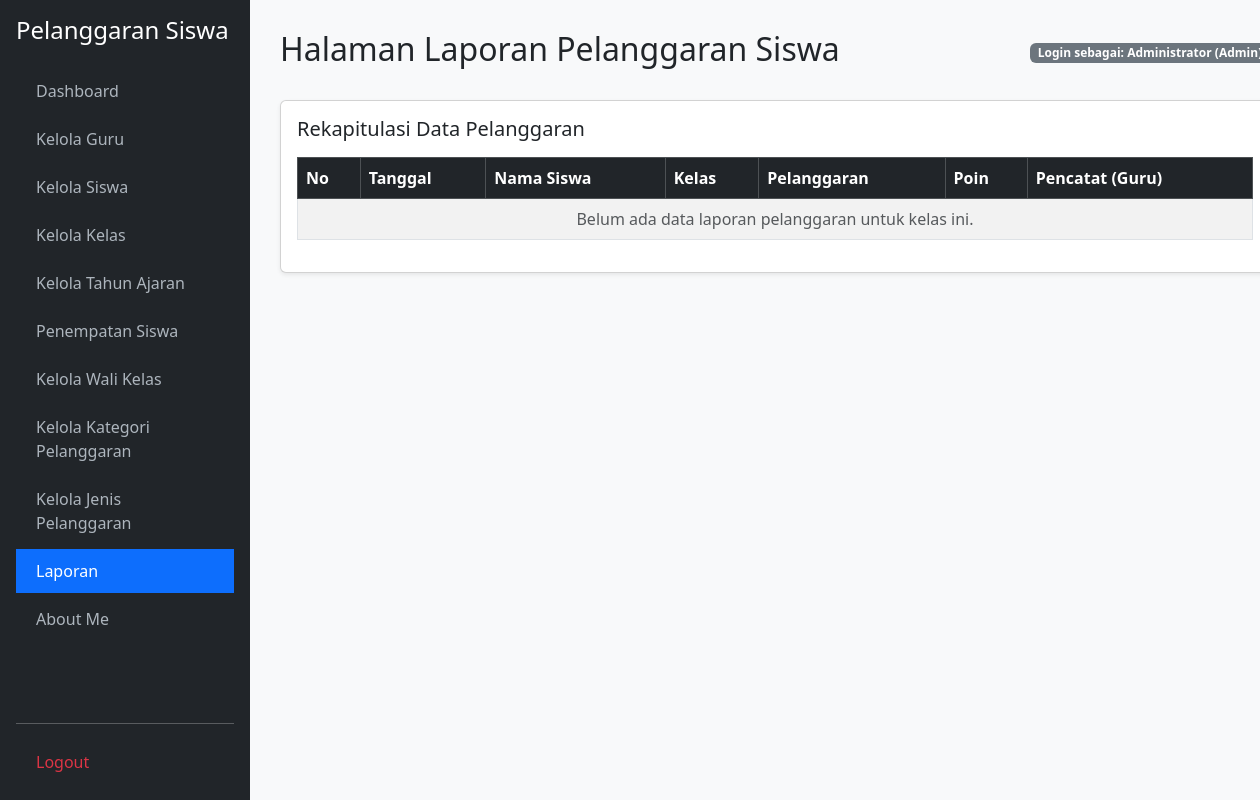
/laporan.php (signed in), run on an earlier commit of the app's database.
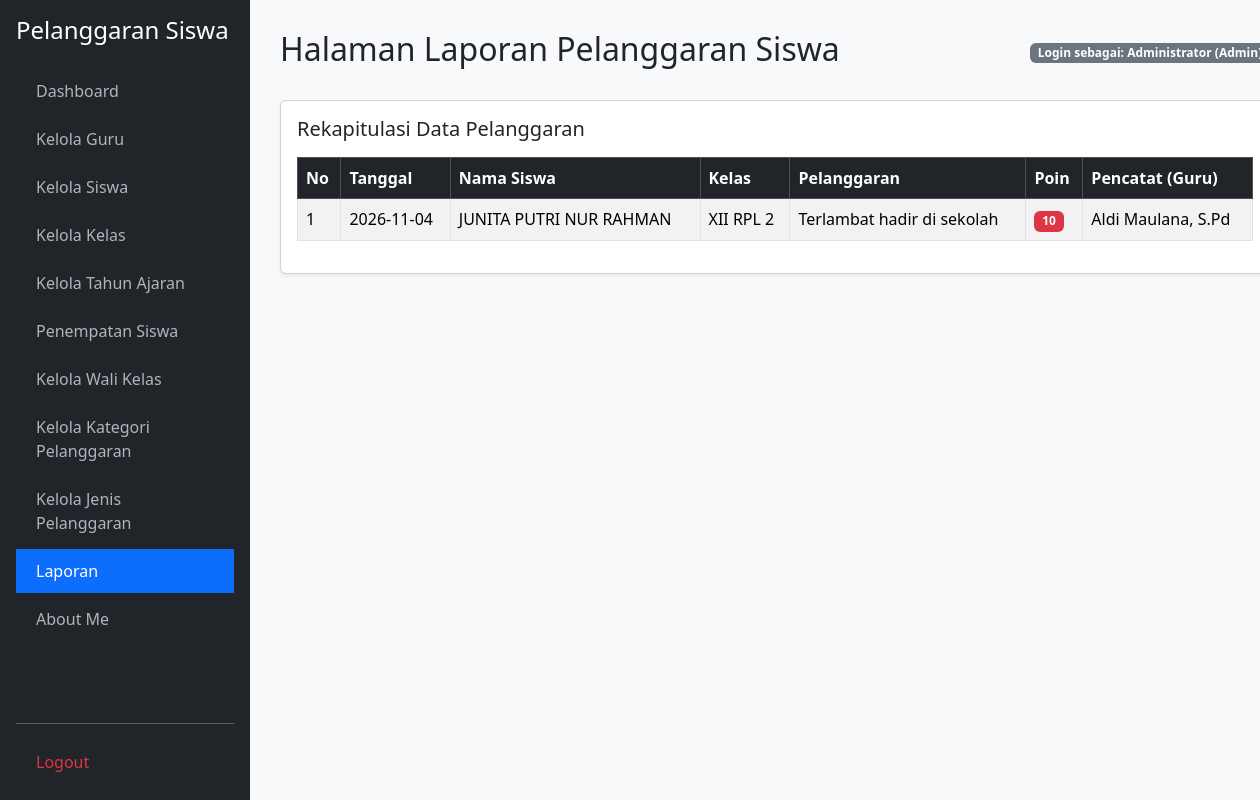
And on a later commit of the database.
### tables this page shows
CREATE TABLE `t_pelanggaran_siswa` (
  `id` int(11) NOT NULL,
  `tahun_ajaran_id` int(11) NOT NULL,
  `siswa_id` int(11) NOT NULL,
  `nama_siswa` varchar(150) DEFAULT NULL,
  `kelas_id` int(11) NOT NULL,
  `nama_kelas` varchar(100) DEFAULT NULL,
  `pelanggaran_id` int(11) NOT NULL,
  `nama_pelanggaran` varchar(150) DEFAULT NULL,
  `pelanggaran_kategori_id` int(11) NOT NULL,
  `guru_id` int(11) NOT NULL,
  `nama_guru` varchar(150) DEFAULT NULL,
  `tanggal` date NOT NULL,
  `keterangan` text DEFAULT NULL,
  `poin` int(11) DEFAULT NULL,
  `tindakan` text DEFAULT NULL,
  `status` varchar(30) DEFAULT NULL,
  `created_at` timestamp NULL DEFAULT NULL,
  `updated_at` timestamp NULL DEFAULT NULL
);

### laporan.php (the view, shortened to what this page needs)
<?php
require_once 'koneksi.php';
$role = isset($_SESSION['role']) ? $_SESSION['role'] : '';
$nama_user = isset($_SESSION['nama_user']) ? $_SESSION['nama_user'] : (isset($_SESSION['name']) ? $_SESSION['name'] : '');
if ($role === 'admin') {
    $query_laporan = mysqli_query($koneksi, "SELECT * FROM t_pelanggaran_siswa ORDER BY tanggal DESC");
}
?>
<!DOCTYPE html>
<html lang="id">
<head>
    <link href="https://cdn.jsdelivr.net/npm/bootstrap@5.3.2/dist/css/bootstrap.min.css" rel="stylesheet">
</head>
<body>
<div class="container-fluid">
    <div class="row">
        <div class="sidebar d-flex flex-column p-3">
            <h4 class="text-white mb-4">Pelanggaran Siswa</h4>
            <ul class="nav nav-pills flex-column mb-auto">
                <li class="nav-item mb-1"><a href="dashboard.php">Dashboard</a></li>
                <?php if ($role === 'admin'): ?>
                    <li class="nav-item mb-1"><a href="kelola_guru.php">Kelola Guru</a></li>
                    <li class="nav-item mb-1"><a href="kelola_siswa.php">Kelola Siswa</a></li>
                    <li class="nav-item mb-1"><a href="kelola_kelas.php">Kelola Kelas</a></li>
                    <li class="nav-item mb-1"><a href="kelola_tahun_ajaran.php">Kelola Tahun Ajaran</a></li>
                    <li class="nav-item mb-1"><a href="penempatan_siswa.php">Penempatan Siswa</a></li>
                    <li class="nav-item mb-1"><a href="kelola_wali_kelas.php">Kelola Wali Kelas</a></li>
                    <li class="nav-item mb-1"><a href="kelola_kategori_pelanggaran.php">Kelola Kategori Pelanggaran</a></li>
                    <li class="nav-item mb-1"><a href="kelola_jenis_pelanggaran.php">Kelola Jenis Pelanggaran</a></li>
                    <li class="nav-item mb-1"><a href="laporan.php" class="active">Laporan</a></li>
                <?php endif; ?>
                <li class="nav-item mb-1"><a href="about_me.php">About Me</a></li>
            </ul>
            <hr><a href="logout.php" class="text-danger">Logout</a>
        </div>
        <div class="col-md-9 col-lg-10 main-content">
            <div class="d-flex justify-content-between align-items-center mb-4">
                <h2>Halaman Laporan Pelanggaran Siswa</h2>
                <span class="badge bg-secondary">Login sebagai: <?= htmlspecialchars($nama_user); ?> (<?= ucfirst($role); ?>)</span>
            </div>
            <div class="card shadow-sm">
                <div class="card-body">
                    <h5 class="card-title mb-3">Rekapitulasi Data Pelanggaran</h5>
                    <div class="table-responsive">
                        <table class="table table-bordered table-striped align-middle">
                            <thead class="table-dark">
                                <tr>
                                    <th>No</th>
                                    <th>Tanggal</th>
                                    <th>Nama Siswa</th>
                                    <th>Kelas</th>
                                    <th>Pelanggaran</th>
                                    <th>Poin</th>
                                    <th>Pencatat (Guru)</th>
                                </tr>
                            </thead>
                            <tbody>
                                <?php if ($query_laporan && mysqli_num_rows($query_laporan) > 0): ?>
                                    <?php $no = 1; while ($row = mysqli_fetch_assoc($query_laporan)): ?>
                                        <tr>
                                            <td><?= $no++; ?></td>
                                            <td><?= $row['tanggal']; ?></td>
                                            <td><?= htmlspecialchars($row['nama_siswa']); ?></td>
                                            <td><?= htmlspecialchars($row['nama_kelas']); ?></td>
                                            <td><?= htmlspecialchars($row['nama_pelanggaran']); ?></td>
                                            <td><span class="badge bg-danger"><?= $row['poin']; ?></span></td>
                                            <td><?= htmlspecialchars($row['nama_guru']); ?></td>
                                        </tr>
                                    <?php endwhile; ?>
                                <?php else: ?>
                                    <tr>
                                        <td colspan="7" class="text-center text-muted">Belum ada data laporan pelanggaran untuk kelas ini.</td>
                                    </tr>
                                <?php endif; ?>
                            </tbody>
                        </table>
                    </div>
                </div>
            </div>
        </div>
    </div>
</div>
</body>
</html>

What changed in the data, as far as the page shows it:
added t_pelanggaran_siswa: tanggal "2026-11-04", nama_siswa "JUNITA PUTRI NUR RAHMAN", nama_kelas "XII RPL 2", nama_pelanggaran "Terlambat hadir di sekolah", poin "10", nama_guru "Aldi Maulana, S.Pd"
Also different on the page:
text no longer shown: "Belum ada data laporan pelanggaran untuk kelas ini."
